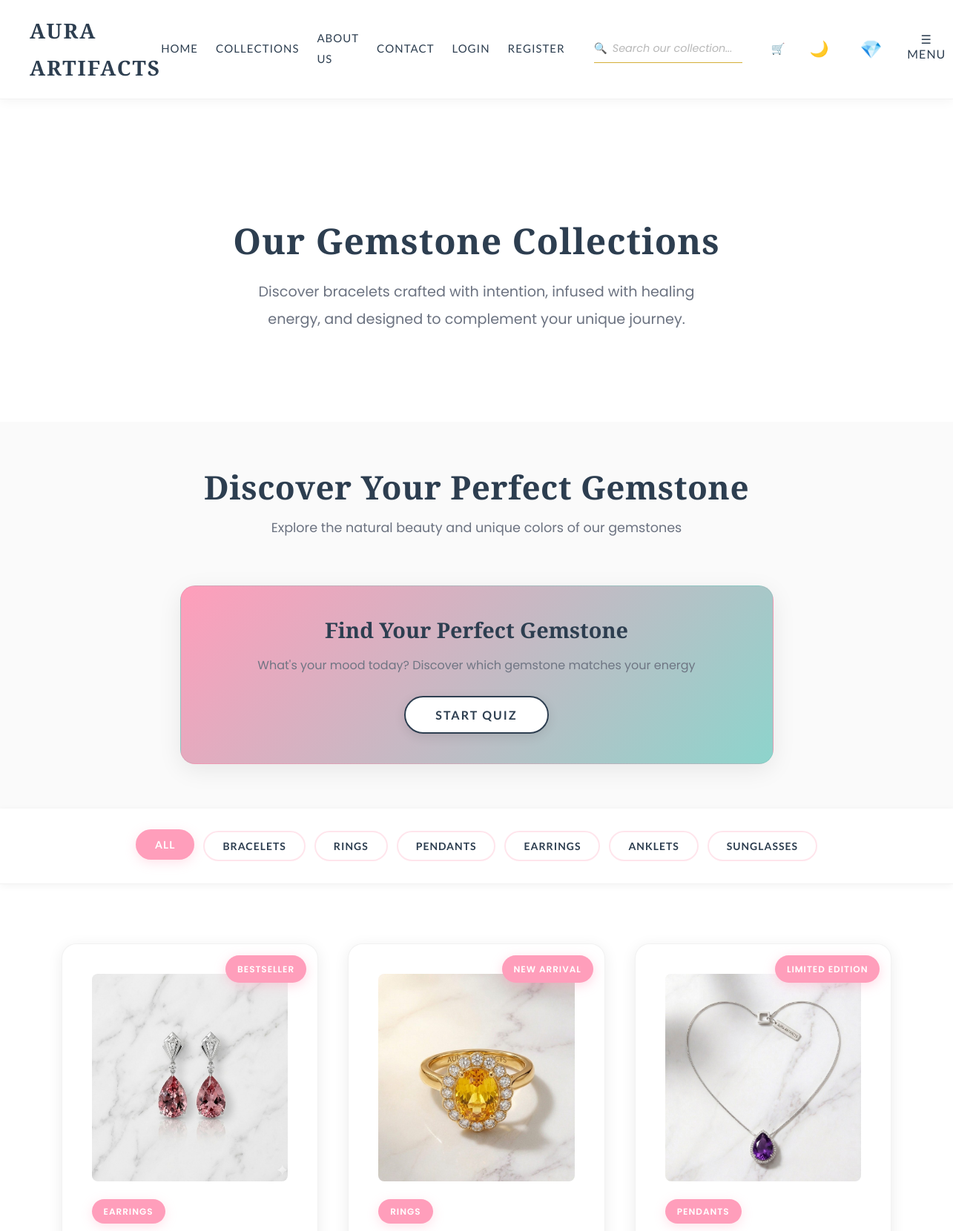
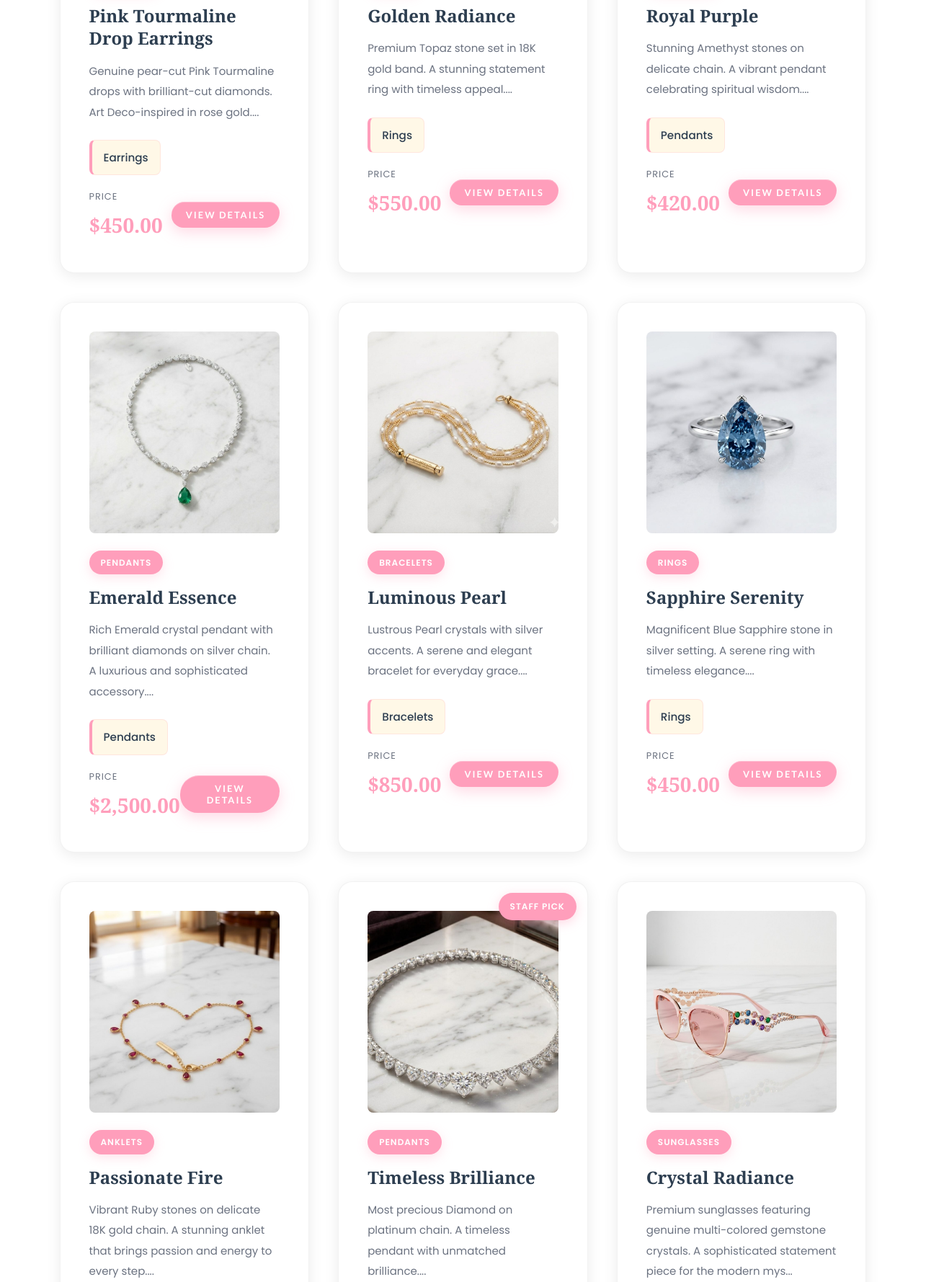
The page /collections.php (upper part) on the database its author committed (2 pictures, top to bottom).
### tables this page shows
CREATE TABLE `product` (
  `product_id` int(11) NOT NULL AUTO_INCREMENT,
  `name` varchar(100) NOT NULL,
  `description` text DEFAULT NULL,
  `base_price` decimal(10,2) NOT NULL,
  `stock` int(11) NOT NULL DEFAULT 0,
  `image_url` varchar(255) DEFAULT NULL,
  `image_url_2` varchar(255) DEFAULT NULL,
  `image_url_3` varchar(255) DEFAULT NULL,
  `category_id` int(11) DEFAULT NULL,
  `managed_by` int(11) DEFAULT NULL,
  PRIMARY KEY (`product_id`),
  KEY `category_id` (`category_id`),
  KEY `managed_by` (`managed_by`),
  CONSTRAINT `product_ibfk_1` FOREIGN KEY (`category_id`) REFERENCES `category` (`category_id`) ON DELETE SET NULL,
  CONSTRAINT `product_ibfk_2` FOREIGN KEY (`managed_by`) REFERENCES `admin` (`admin_id`) ON DELETE SET NULL
);

CREATE TABLE `category` (
  `category_id` int(11) NOT NULL AUTO_INCREMENT,
  `name` varchar(100) NOT NULL,
  `description` text DEFAULT NULL,
  PRIMARY KEY (`category_id`)
);

### collections.php (the view, shortened to what this page needs)
<?php
require_once "config.php";
$products_res = $conn->query("SELECT p.*, c.name as category_name FROM product p LEFT JOIN category c ON p.category_id = c.category_id ORDER BY FIELD(p.name, 'Pink Tourmaline Drop Earrings','Golden Radiance','Royal Purple','Emerald Essence','Luminous Pearl','Sapphire Serenity','Passionate Fire','Timeless Brilliance','Crystal Radiance')");
$products = [];
if ($products_res) {
    while ($row = $products_res->fetch_assoc()) {
        $products[] = $row;
    }
}
$categories = ['Bracelets', 'Rings', 'Pendants', 'Earrings', 'Anklets', 'Sunglasses'];
?>
<!DOCTYPE html>
<html lang="en" dir="ltr">
<head>
    <link rel="stylesheet" href="assets/css/styles.css">
    <link rel="stylesheet" href="assets/css/pages.css">
    <link rel="stylesheet" href="assets/css/collections.css">
</head>
<body>
    <?php include "includes/navbar.php"; ?>
    <section class="collections-header">
        <div class="container text-center" style="padding: 40px 0;">
            <h1 style="font-size: 3rem; margin-bottom: 20px; font-family: var(--font-heading);">Our Gemstone Collections</h1>
            <p style="font-size: 1.2rem;">
                Discover bracelets crafted with intention, infused with healing energy,
                and designed to complement your unique journey.
            </p>
        </div>
    </section>
    <section class="gemstone-discovery">
        <div class="container">
            <div class="discovery-header text-center">
                <h2>Discover Your Perfect Gemstone</h2>
                <p>Explore the natural beauty and unique colors of our gemstones</p>
            </div>
            <div class="discovery-content">
                <div class="quiz-box">
                    <div id="quiz-start" class="quiz-start">
                        <h3 class="quiz-title">Find Your Perfect Gemstone</h3>
                        <p class="quiz-subtitle">
                            What's your mood today? Discover which gemstone matches your energy
                        </p>
                        <button class="quiz-start-btn" onclick="document.getElementById('quiz-start').style.display='none'; document.getElementById('quiz-questions').style.display='block';">
                            Start Quiz
                        </button>
                    </div>
                </div>
            </div>
        </div>
    </section>
    <section class="filter-section">
        <div class="filter-container">
            <button class="filter-btn active" onclick="filterProducts('all')">All</button>
            <?php foreach($categories as $cat): ?>
            <button class="filter-btn" onclick="filterProducts('<?= htmlspecialchars($cat) ?>')"><?= htmlspecialchars($cat) ?></button>
            <?php endforeach; ?>
        </div>
    </section>
    <section class="products-grid section">
        <div class="container">
            <div class="grid grid-3">
                <?php foreach($products as $product): ?>
                <div class="product-card card fade-in" data-category="<?= htmlspecialchars($product['category_name']) ?>">
                    <a href="product-detail?id=<?= $product['product_id'] ?>" style="text-decoration: none; color: inherit;">
                        <div class="card-image-wrapper">
                            <img src="<?= htmlspecialchars($product['image_url']) ?>" alt="<?= htmlspecialchars($product['name']) ?>" class="card-image" onerror="this.src='assets/images/placeholder.png';">
                            <?php
                            $badges = [
                                'Pink Tourmaline Drop Earrings' => 'Bestseller',
                                'Golden Radiance' => 'New Arrival',
                                'Royal Purple' => 'Limited Edition',
                                'Timeless Brilliance' => 'Staff Pick'
                            ];
                            if (isset($badges[$product['name']])): ?>
                            <span class="product-badge"><?= $badges[$product['name']] ?></span>
                            <?php endif; ?>
                        </div>
                        <div class="card-info">
                            <span class="badge mb-sm"><?= htmlspecialchars($product['category_name']) ?></span>
                            <h3 class="card-title"><?= htmlspecialchars($product['name']) ?></h3>
                            <p class="card-description">
                                <?= htmlspecialchars(substr($product['description'], 0, 120)) ?>...
                            </p>
                            <div class="gemstone-properties" style="margin: 10px 0;">
                                <span class="property-tag"><?= htmlspecialchars($product['category_name']) ?></span>
                            </div>
                            <div style="display: flex; justify-content: space-between; align-items: center; margin-top: 15px;">
                                <div>
                                    <span style="font-size: 0.8rem; color: var(--text-light); text-transform: uppercase; letter-spacing: 1px;">Price</span>
                                    <span class="card-price" style="display: block;">$<?= number_format($product['base_price'], 2) ?></span>
                                </div>
                                <button class="btn-gemstone" style="padding: 10px 20px; font-size: 0.8rem;">View Details</button>
                            </div>
                        </div>
                    </a>
                </div>
                <?php endforeach; ?>
            </div>
        </div>
    </section>
</body>
</html>

### includes/navbar.php (shortened to what this page needs)
<?php
$_navBasePath = (strpos($_SERVER['SCRIPT_NAME'], '/admin/') !== false) ? '../' : '';
?>
<link rel="stylesheet" href="<?= $_navBasePath ?>assets/css/dark-mode.css">
<nav class="navbar">
        <div class="nav-container">
            <a href="/aura/" class="logo">AURA ARTIFACTS</a>
            <ul class="nav-menu">
                <li><a href="/aura/" class="nav-link">Home</a></li>
                <li><a href="collections" class="nav-link">Collections</a></li>
                <li><a href="about" class="nav-link">About Us</a></li>
                <li><a href="contact" class="nav-link">Contact</a></li>
                <?php if(isset($_SESSION['customer_id'])): ?>
                    <li><a href="profile" class="nav-link">Profile</a></li>
                    <li><a href="actions/logout.php" class="nav-link">Logout</a></li>
                <?php else: ?>
                    <li><a href="login" class="nav-link">Login</a></li>
                    <li><a href="register" class="nav-link">Register</a></li>
                <?php endif; ?>
                <li class="nav-search" style="position: relative;">
                    <span style="position: absolute; left: 0; top: 50%; transform: translateY(-50%); font-size: 0.9rem; color: #D4AF37;">🔍</span>
                    <input type="text" id="searchInput" class="search-input" placeholder="Search our collection..." onkeyup="searchProducts()" style="padding-left: 25px;">
                </li>
                <li><a href="cart" class="nav-link nav-icon" title="cart">🛒</a></li>
                <li><button id="darkModeToggle" class="dark-mode-toggle" title="Toggle Dark Mode" aria-label="Toggle Dark Mode">🌙</button></li>
                <li style="position: relative;">
                    <span class="gem-icon" onclick="toggleFavorites()" title="wishlist" style="cursor: pointer; font-size: 1.5rem; display: inline-block; padding: 5px 10px;">💎</span>
                </li>
                <li class="nav-dropdown">
                    <button class="nav-link nav-menu-btn" onclick="toggleMenu()">☰ Menu</button>
                </li>
            </ul>
        </div>
    </nav>

### assets/css/pages.css (style rules this page uses)
.gemstone-properties { display: flex; flex-wrap: wrap; gap: var(--space-sm); margin: var(--space-lg) 0; }
.property-tag { background: var(--cream); color: var(--primary); padding: 10px 16px; border-radius: 8px; font-size: 0.95rem; font-weight: 500; border-left: 4px solid var(--accent); transition: var(--transition-fast); }
.gem-icon { transition: var(--transition-fast); }

### assets/css/collections.css (style rules this page uses)
.gemstone-discovery { padding: 60px 0; background: #FAFAFA; }
.discovery-header h2 { margin-bottom: 10px; }
.discovery-header p { font-size: 1.1rem; color: var(--text-light); margin-bottom: 40px; }
.discovery-content { max-width: 800px; margin: 0 auto; }
.quiz-box { background: linear-gradient(135deg, var(--accent) 0%, var(--turquoise) 100%); border-radius: 20px; padding: 40px; box-shadow: 0 8px 32px rgba(0, 0, 0, 0.08); border: 1px solid rgba(0, 0, 0, 0.05); color: var(--primary); }
.quiz-start { text-align: center; }
.quiz-title { font-family: var(--font-subheading); font-size: 1.8rem; color: var(--primary); margin-bottom: 15px; }
.quiz-subtitle { font-size: 1rem; color: var(--text-light); margin-bottom: 25px; }
.quiz-start-btn { font-size: 1rem; padding: 14px 40px; background: white; border: 2px solid var(--primary); border-radius: 30px; color: var(--primary); font-family: var(--font-button); font-weight: 600; letter-spacing: 2px; text-transform: uppercase; cursor: pointer; transition: var(--transition-fast); }
.filter-section { padding: 30px 0; background: white; position: sticky; top: 60px; z-index: 100; border-bottom: 1px solid rgba(0, 0, 0, 0.05); }
.filter-container { display: flex; justify-content: center; gap: 12px; flex-wrap: wrap; max-width: 1200px; margin: 0 auto; padding: 0 20px; }
.filter-btn { padding: 10px 24px; border: 2px solid var(--secondary); border-radius: 25px; background: white; color: var(--primary); font-family: var(--font-button); font-size: 0.875rem; font-weight: 600; cursor: pointer; transition: var(--transition-fast); text-transform: uppercase; letter-spacing: 1px; }
.filter-btn.active { background: var(--accent); border-color: var(--accent); color: white; box-shadow: 0 4px 15px rgba(255, 158, 187, 0.3); }

### assets/css/dark-mode.css (style rules this page uses)
.dark-mode-toggle { background: none; border: none; cursor: pointer; font-size: 1.3rem; padding: 5px 8px; border-radius: 50%; transition: all 0.3s ease; display: inline-flex; align-items: center; justify-content: center; position: relative; }

### includes/navbar.php (style rules this page uses)
.nav-search { position: relative; margin: 0 15px; }
.search-input { padding: 8px 15px; border: none; border-bottom: 1.5px solid #D4AF37; border-radius: 0; width: 200px; font-size: 0.9rem; transition: 0.3s; background: transparent; text-align: center; font-family: var(--font-body); }
.search-input::placeholder { color: #B8B8B8; font-style: italic; }
.nav-dropdown { position: relative; }
.nav-menu-btn { background: none; border: none; cursor: pointer; font-size: 1rem; padding: 0; color: var(--primary); }
.gem-icon { transition: 0.3s; }

### rows shown on the page
product: image_url (picture), name "BESTSELLER", category.name "EARRINGS", name "Pink Tourmaline Drop Earrings", description "Genuine pear-cut Pink Tourmaline drops with brilliant-cut diamonds. Art Deco-inspired in rose gold.", category.name "Earrings", base_price "450.00"
product: image_url (picture), name "NEW ARRIVAL", category.name "RINGS", name "Golden Radiance", description "Premium Topaz stone set in 18K gold band. A stunning statement ring with timeless appeal.", category.name "Rings", base_price "550.00"
product: image_url (picture), name "LIMITED EDITION", category.name "PENDANTS", name "Royal Purple", description "Stunning Amethyst stones on delicate chain. A vibrant pendant celebrating spiritual wisdom.", category.name "Pendants", base_price "420.00"
product: image_url (picture), category.name "PENDANTS", name "Emerald Essence", description "Rich Emerald crystal pendant with brilliant diamonds on silver chain. A luxurious and sophisticated accessory.", category.name "Pendants", base_price "2,500.00"
product: image_url (picture), category.name "BRACELETS", name "Luminous Pearl", description "Lustrous Pearl crystals with silver accents. A serene and elegant bracelet for everyday grace.", category.name "Bracelets", base_price "850.00"
product: image_url (picture), category.name "RINGS", name "Sapphire Serenity", description "Magnificent Blue Sapphire stone in silver setting. A serene ring with timeless elegance.", category.name "Rings", base_price "450.00"
product: image_url (picture), category.name "ANKLETS", name "Passionate Fire", description "Vibrant Ruby stones on delicate 18K gold chain. A stunning anklet that brings passion and energy to every step."
product: image_url (picture), name "STAFF PICK", category.name "PENDANTS", name "Timeless Brilliance", description "Most precious Diamond on platinum chain. A timeless pendant with unmatched brilliance."
product: image_url (picture), category.name "SUNGLASSES", name "Crystal Radiance", description "Premium sunglasses featuring genuine multi-colored gemstone crystals. A sophisticated statement piece for the modern mys"

### other values the page prints
$cat "BRACELETS"
$cat "RINGS"
$cat "PENDANTS"
$cat "EARRINGS"
$cat "ANKLETS"
$cat "SUNGLASSES"
